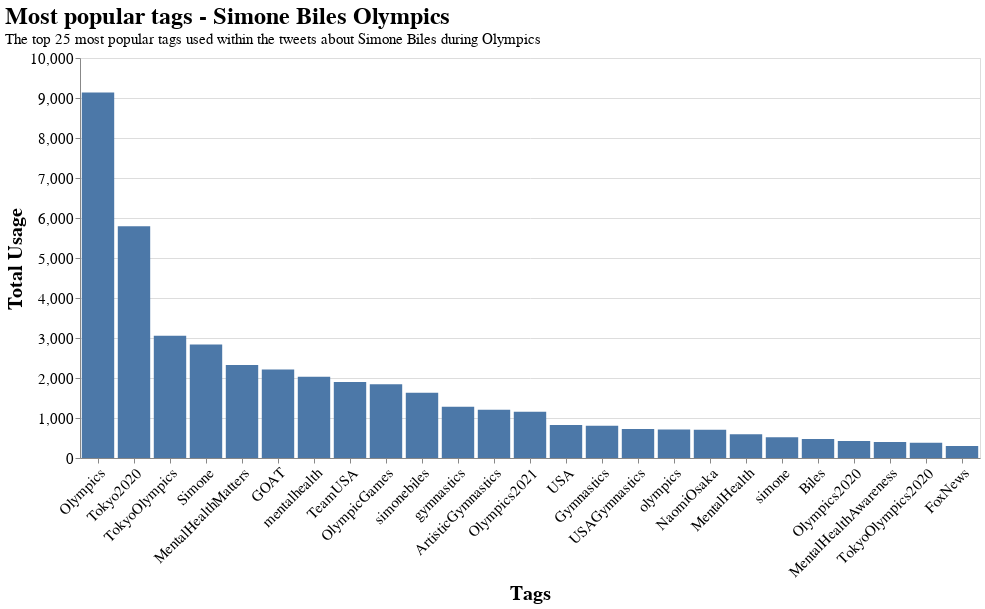

The notebook cell saved with this chart:
### Code cell
c1=c[1:26]

alt.Chart(c1).mark_bar().encode(
    x=alt.X('tags',sort=['count'],title='Tags',axis=alt.Axis(labelAngle=-45)),
    y=alt.Y('count',title='Total Usage')
).properties(width=900,height=400,title={
      "text": ["Most popular tags - Simone Biles Olympics"],
      "subtitle":["The top 25 most popular tags used within the tweets about Simone Biles during Olympics"]  
    }).configure_axis(
    labelFontSize=15,
    titleFontSize=20
).configure_title(
    anchor='start',
    fontSize = 24,
    subtitleFontSize = 15
)

### Figure 1 — Vega-Lite specification as saved in the notebook (floating-point values rounded to 4 significant figures)
{"config": {"view": {"continuousWidth": 400, "continuousHeight": 300}, "axis": {"labelFontSize": 15, "titleFontSize": 20}, "title": {"anchor": "start", "fontSize": 24, "subtitleFontSize": 15}}, "data": {"name": "data-494d4e1cfb8d99d6b0085d712eef64db"}, "mark": "bar", "encoding": {"x": {"type": "nominal", "axis": {"labelAngle": -45}, "field": "tags", "sort": ["count"], "title": "Tags"}, "y": {"type": "quantitative", "field": "count", "title": "Total Usage"}}, "height": 400, "title": {"text": ["Most popular tags - Simone Biles Olympics"], "subtitle": ["The top 25 most popular tags used within the tweets about Simone Biles during Olympics"]}, "width": 900, "$schema": "https://vega.github.io/schema/vega-lite/v4.8.1.json", "datasets": {"data-494d4e1cfb8d99d6b0085d712eef64db": [{"tags": "Olympics", "count": 9137}, {"tags": "Tokyo2020", "count": 5795}, {"tags": "TokyoOlympics", "count": 3054}, {"tags": "Simone", "count": 2835}, {"tags": "MentalHealthMatters", "count": 2327}, {"tags": "GOAT", "count": 2214}, {"tags": "mentalhealth", "count": 2030}, {"tags": "TeamUSA", "count": 1900}, {"tags": "OlympicGames", "count": 1841}, {"tags": "simonebiles", "count": 1631}, {"tags": "gymnastics", "count": 1279}, {"tags": "ArtisticGymnastics", "count": 1204}, {"tags": "Olympics2021", "count": 1157}, {"tags": "USA", "count": 822}, {"tags": "Gymnastics", "count": 808}, {"tags": "USAGymnastics", "count": 724}, {"tags": "olympics", "count": 712}, {"tags": "NaomiOsaka", "count": 705}, {"tags": "MentalHealth", "count": 592}, {"tags": "simone", "count": 518}, {"tags": "Biles", "count": 476}, {"tags": "Olympics2020", "count": 426}, {"tags": "MentalHealthAwareness", "count": 398}, {"tags": "TokyoOlympics2020", "count": 380}, {"tags": "FoxNews", "count": 300}]}}
